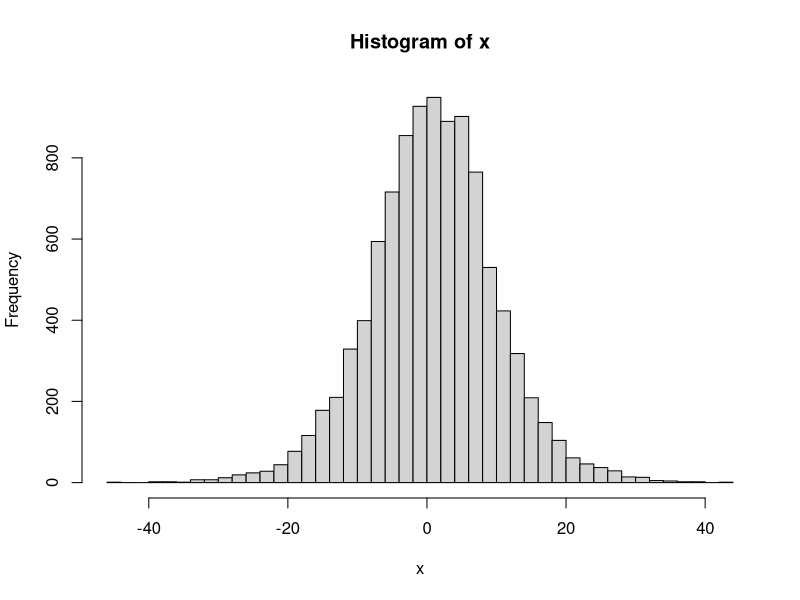
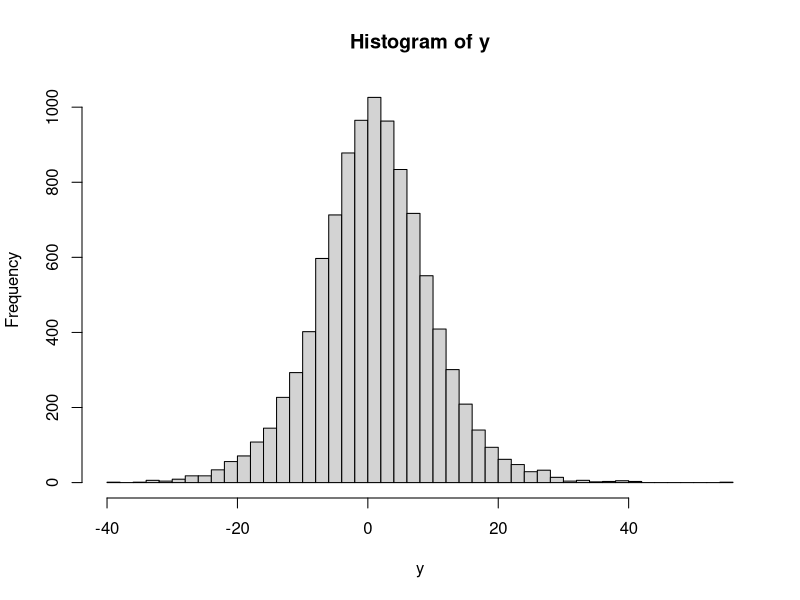

These figures' R source, in order: (Note: this script raises an error after producing the figures.)

###########################DISTRIBUCION LOGISTICA###############################
# x~log(alpha=1, beta=5)
n<-10000
u<-runif(n)
x<-1-5*log(1/u -1)
y<-rlogis(n, location = 1, scale = 5)
hist(x, nclass = 50)
hist(y, nclass = 50)
###########################DISTRIBUCION BOX-MULLER##############################
# x~N(u = 15 , sigma = 5)
n<-5
mu<-c(1,12,2)
sigma<-matrix(c(1,2,0,2,5,0,5,0,0.5,3),3,3)
A<-chol(sigma)
y<-matrix(rnorm(15),3,5)
x<-A %*% y + mu
x
library(mnormt)
t(rnorm(5,mu,sigma))

############################DISTRIBUCION BINOMIAL###############################
# x~Bin(15, 0.4)
n<-15
nSim<-1000
p<-rep(0,n)
t<-c(0:n)
prob <- pbinom(q = t, size = n, prob = 0.4)
x<- rep(0,nSim)
for(i in 1:nSim){  
  u <- runif(1)
  x[i]<- t[1] + sum(prob <u)
}
barplot(prop.table(table(x)), main = "User defined code")
barplot(prop.table(table(rbinom(nSim, size = n,prob = 0.4))),main = "by rbinom()")

###########################DISTRIBUCION GEOMETRICA##############################
# X~G(p)
v.a.g<- function(n,lamda=p){
  normal<-runif(n)
  digeo<-c()
  if(lamda > 0){
    digeo<- (-log(1 - normal)) / lamda
  }
}
g <- v.a.g(n=10^4, lamda= 0.7)
mean(g)
hist(g, main = "Distribucion Geometrica",probability = T)
curve(dgeom(x,prob = 0.7),col="red",add = T) 
#Prueba Analitica(kolmogorov-Smirlov)
ks.test(g, "pgeom",prob=0.7)
#p.value>0.05 No rechazar H0:(sigue la misma distribucion normal)

#######################DISTRIBUCION BINOMIAL NEGATIVA###########################
# X~Neg(n,p)
nSim<-10000
n<-6
p<-0.3
y<-rgamma(nSim,n,rate = p/(1-p))
x<-rpois(nSim,y)
hist(x,main = "",freq = F,col = "red", breaks = 40)
lines(1:50, dnbim(1:50,n,p), lwd=2, col ="green")
#############################DISTRIBUCION DE POISSON############################
# X~Pois(p)
###############################DISTRIBUCION BETA################################
# X~Betta(6,3)
xx <-runif(1e+05,0,1)
accept <-c()
for (i in 1:length(xx)) {
  u<-runif(1,0,1)
  if(dunif(xx[i],0,1)*3*u<=dbeta(xx[i],6,3)){
    accept[i]<- "SI"
  }else if(dunif(xx[i],0,1)*3*u > dbeta(xx[i],6,3)){
    accept[i]<-"NO"
  }
}
yy <- data.frame(xx, Accept = factor(Accept,levels = c("YES","NO")))
x<-seq(0,1,length.out =10000)
sq <- seq(0,1,0.01)
hist(yy[yy$Acept=="YES",1],breaks = sq, freq = F, main = "Histogram of xx",xlab ="xx")
lines(x, dbeta(x,6,3),lwd=2,col = "blue")
library(ggplot2)
print(qplot(xx,data = yy, geom = "Density",color = Accept))
print(qplot(xx,data = yy, geom= "histogram",fill = Accept, binwidth = 0.01))
##############################DISTRIBUCION PARETO###############################
alpha<- 19.5
beta<- 15.7
##definir el objetivo de densidad
targetPareto <- function(x){
  beta^alpha*alpha*(beta+x)^(-alpha-1)
}
M<-10/7 ##scale value
## Pareto kernel times M can be covered by exp(lambda =1)
x <- 1:600/100
plot(x, dexp(x),type = "l", ylab = "f(x) and g(x)",col = 1)
lines(x, M*targetPareto(x), col = 2, lty = 2)
legend("topriht", legend = c("g(x)","Mf(x)"),lty = 1:2, col = 1:2)
temp = rexp(10000,1)
temp = temp[temp<6]
u<- runif(length(temp), 0 , dexp(temp))
y<-temp[u<=0.7*targetPareto(temp)]
hist(y, prob = T, nclass = 20, xlab = "Value", main = "Rejection Sampling Method")
lines(x, targetPareto(x), col = "blue")
legend("topright", "Pareto kernel", lty = 1, col = "blue")
